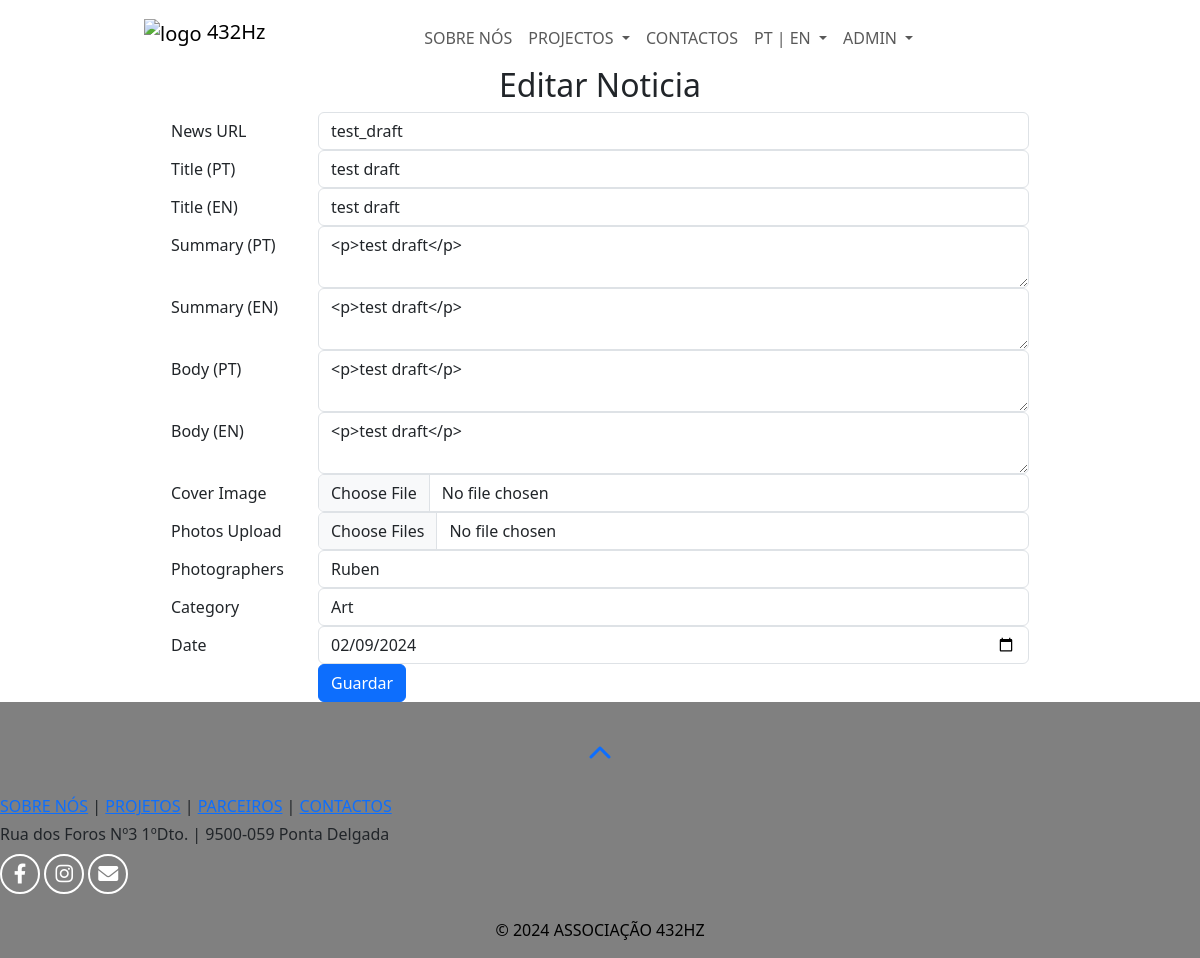
The page /edit_news/1 (signed in) on the database its author committed.
### web432/models.py (models this page shows)
class News(db.Model):
    id = db.Column(db.Integer, primary_key=True)
    news_url = db.Column(db.String(255), unique=True, nullable=False)
    status = db.Column(db.String(20), default='draft')
    title_en = db.Column(db.String(255), unique=True, nullable=False)
    title_pt = db.Column(db.String(255), unique=True, nullable=False)
    summary_en = db.Column(db.Text, nullable=False)
    summary_pt = db.Column(db.Text, nullable=False)
    body_en = db.Column(db.Text, nullable=False)
    body_pt = db.Column(db.Text, nullable=False)
    author = db.Column(db.String(80), nullable=False)
    cover = db.Column(db.String(200), nullable=True)
    photos = db.Column(db.String(2000), nullable=True)
    photographers = db.Column(db.String(255), nullable=True)
    category = db.Column(db.String(50), nullable=False)
    date = db.Column(db.DateTime, nullable=False)
    date_created = db.Column(db.DateTime, default=datetime.utcnow, nullable=False)

### web432/views.py (the view, shortened to what this page needs)
    @app.route("/edit_news/<int:news_id>", methods=["GET", "POST"])
    @login_required
    def edit_news(news_id):
        news_post = News.query.get(news_id)
        if news_post:
            form = NewsForm(obj=news_post)
            form.date.data = datetime.utcnow().date()
            return render_template('edit_news.html', form=form, news_post=news_post)
        else:
            flash("News post not found", "error")
            return redirect(url_for("news_dashboard"))

### web432/forms.py
class NewsForm(FlaskForm):
    news_url = StringField('News URL', validators=[DataRequired()])
    title_pt = StringField('Title (PT)', validators=[DataRequired()])
    title_en = StringField('Title (EN)', validators=[DataRequired()])
    summary_pt = CKEditorField('Summary (PT)', validators=[DataRequired()])
    summary_en = CKEditorField('Summary (EN)', validators=[DataRequired()])
    body_pt = CKEditorField('Body (PT)', validators=[DataRequired()])
    body_en = CKEditorField('Body (EN)', validators=[DataRequired()])
    cover_image = FileField('Cover Image', validators=[DataRequired()])
    photos = MultipleFileField('Photos Upload', validators=[DataRequired()])
    photographers = StringField('Photographers', validators=[DataRequired()])
    category = SelectField('Category', choices=[('art', 'Art'), ('science', 'Science'), ('community', 'Community')], validators=[DataRequired()])
    date = StringField('Date', validators=[DataRequired()])
    submit = SubmitField('Create News Post')

### web432/templates/edit_news.html (shortened to what this page needs)
{% extends "layout.html" %}
{% block pagecss %}
    <link rel="stylesheet" href="{{ url_for('static', filename='stylesheets/dashboard.css') }}">
{% endblock %}
{% block main %}
    <div class="container" style="width: 75%;">
        <h2 class="text-center">Editar Noticia</h2>
        <form method="POST" action="{{ url_for('edit_news', news_id=news_post.id) }}" enctype="multipart/form-data">
            <div class="form-group row">
                <label class="col-sm-2 col-form-label">{{ form.news_url.label }}</label>
                <div class="col-sm-10">
                    {{ form.news_url(class="form-control", value=news_post.news_url) }}
                </div>
            </div>
            <div class="form-group row">
                <label class="col-sm-2 col-form-label">{{ form.title_pt.label }}</label>
                <div class="col-sm-10">
                    {{ form.title_pt(class="form-control", value=news_post.title_pt) }}
                </div>
            </div>
            <div class="form-group row">
                <label class="col-sm-2 col-form-label">{{ form.title_en.label }}</label>
                <div class="col-sm-10">
                    {{ form.title_en(class="form-control", value=news_post.title_en) }}
                </div>
            </div>
            <div class="form-group row">
                <label class="col-sm-2 col-form-label">{{ form.summary_pt.label }}</label>
                <div class="col-sm-10">
                    {{ form.summary_pt(class="form-control", value=news_post.summary_pt) }}
                </div>
            </div>
            <div class="form-group row">
                <label class="col-sm-2 col-form-label">{{ form.summary_en.label }}</label>
                <div class="col-sm-10">
                    {{ form.summary_en(class="form-control", value=news_post.summary_en) }}
                </div>
            </div>
            <div class="form-group row">
                <label class="col-sm-2 col-form-label">{{ form.body_pt.label }}</label>
                <div class="col-sm-10">
                    {{ form.body_pt(class="form-control", value=news_post.body_pt) }}
                </div>
            </div>
            <div class="form-group row">
                <label class="col-sm-2 col-form-label">{{ form.body_en.label }}</label>
                <div class="col-sm-10">
                    {{ form.body_en(class="form-control", value=news_post.body_en) }}
                </div>
            </div>
            <div class="form-group row">
                <label class="col-sm-2 col-form-label">{{ form.cover_image.label }}</label>
                <div class="col-sm-10">
                    <input type="file" class="form-control" id="cover_image" name="cover_image">
                </div>
            </div>
            <div class="form-group row">
                <label class="col-sm-2 col-form-label">{{ form.photos.label }}</label>
                <div class="col-sm-10">
                    <input type="file" class="form-control" id="photos" name="photos" multiple="multiple">
                </div>
            </div>
            <div class="form-group row">
                <label class="col-sm-2 col-form-label">{{ form.photographers.label }}</label>
                <div class="col-sm-10">
                    <input type="text" class="form-control" id="photographers" name="photographers" placeholder="Ex: André Mendes, Sara Lopes" value="{{ news_post.photographers }}">
                </div>
            </div>
            <div class="form-group row">
				<label class="col-sm-2 col-form-label">{{ form.category.label }}</label>
				<div class="col-sm-10">
					{{ form.category(class="form-control", value=news_post.category) }}
				</div>
			</div>
            <div class="form-group row">
				<label class="col-sm-2 col-form-label">{{ form.date.label }}</label>
				<div class="col-sm-10">
					{{ form.date(type="date", value=form.date.data, class="form-control") }}
				</div>
			</div>
            <div class="form-group row">
                <div class="col-sm-10 offset-sm-2">
                    <button type="submit" class="btn btn-primary">Guardar</button>
                </div>
            </div>
        </form>
    </div>
{% endblock %}

### web432/templates/layout.html (shortened to what this page needs)
<!DOCTYPE html>
<html lang="pt">
	<head>
		<link href="https://cdn.jsdelivr.net/npm/bootstrap@5.3.2/dist/css/bootstrap.min.css" rel="stylesheet">
    	<link href="https://getbootstrap.com/docs/5.3/assets/css/docs.css" rel="stylesheet">
		<link rel="stylesheet" href="https://cdnjs.cloudflare.com/ajax/libs/font-awesome/6.0.0/css/all.min.css"/>
		<link rel="stylesheet" href="/static/stylesheets/global.css">
		{% block pagecss %}{% endblock %}
	</head>
	<body>
		<header>
			{% include 'navbar.html' %}
		</header>
		<main class="container-fluid">
			{% block main %}{% endblock %}
		</main>
		<footer>
			<section>
				<div class="position-relative text-center pb-1" style="top: 2rem; z-index: 1001;">
					<a href="#" id="go-to-top" data-toggle="tooltip" data-placement="bottom" title="Voltar para o topo">
						<span class="bg-cinzento4 rounded-circle d-inline-block" style="font-size: 1.5rem; line-height: 2.5rem; width: 3rem; height: 3rem;">
							<i class="fas fa-chevron-up"></i>
						</span>
					</a>
				</div>
				<div class="col-md-8 mb-2 text-md-right">
					<p></br></p>
					<p class="text-uppercase font-weight-bold mb-1">
						<a href="/">Sobre Nós</a> | <a href="/">Projetos</a> | <a href="/partners">Parceiros</a> | <a href="/contacts">Contactos</a>
					</p>
					<p class="mb-2">Rua dos Foros Nº3 1ºDto. | 9500-059 Ponta Delgada</p>
				</div>
				<div class="col-md-8 mb-2 text-md-right">
					<a class="social-media transition" title="Facebook" href="{{ url_for('facebook') }}" target="_blank" rel="nofollow noopener"><i class="fab fa-facebook-f fa-fw social-icon social-icon-small"></i></a>
					<a class="social-media transition ml-1" title="Instagram" href="{{ url_for('instagram') }}" target="_blank" rel="nofollow noopener"><i class="fab fa-instagram fa-fw social-icon social-icon-small"></i></a>
					<a class="social-media transition ml-1" title="Email" href="{{ url_for('email') }}"><i class="fas fa-envelope fa-fw social-icon social-icon-small"></i></a>
				</div>
			</section>
			<section class="container-fluid bg-cinzento4 pt-3 text-center">
				<div class="row justify-content-center align-items-end margin-left-1 text-black">
						<div class="col-md-4 text-lg-left text-uppercase font-weight-light">
								<p class="copyright" title="Design:&#010;Mónica Reis&#010;&#010;Web Dev:&#010;Rúben Garcia">&copy; 2024 Associação 432Hz</p>
						</div>
				</div>
		</section>
		</footer>
	</body>
</html>

### web432/templates/navbar.html (shortened to what this page needs)
<nav class="navbar navbar-expand-md bg-body-tertiary">
  <div class="container-fluid">
    <a class="navbar-brand" href="{{ url_for('index') }}" title="Página inicial">
      <img src="{{ url_for('static', filename='images/logo.png') }}" width="72" height="72" alt="logo" class="logo">
      <span class="text-432hz">432Hz</span>
    </a>
    <div class="collapse navbar-collapse" id="navbarSupportedContent">
      <ul class="navbar-nav ms-auto mb-2 mb-lg-0">
        <li class="nav-item">
          <a class="nav-link" href="{{ url_for('about') }}">SOBRE NÓS</a>
        </li>
        <li class="nav-item dropdown">
          <a class="nav-link dropdown-toggle" href="#" id="navbarDropdownProjects">
            PROJECTOS
          </a>
        </li>
        <li class="nav-item">
          <a class="nav-link" href="{{ url_for('contacts') }}">CONTACTOS</a>
        </li>
        <li class="nav-item dropdown">
          <a class="nav-link dropdown-toggle" href="#" id="navbarDropdownLanguage">
            PT | EN
          </a>
        </li>
        {% if current_user.is_authenticated %}
          <li class="nav-item dropdown">
            <a class="nav-link dropdown-toggle" href="#" id="navbarDropdownAdmin">
              ADMIN
            </a>
          </li>
        {% endif %}
      </ul>
    </div>
  </div>
</nav>

### web432/static/stylesheets/global.css (style rules this page uses)
* { padding: 0; margin: 0; box-sizing: border-box; }
header { padding: 0 15px; background-color: rgb(255, 255, 255); }
.navbar { margin: 0 10%; background: transparent !important; }
.navbar-collapse { justify-content: end; }
.navbar-nav { text-align: right; margin: 10px auto; }
footer { background-color: grey; }
.social-icon-small { color: white; margin-top: 0; font-size: 20px; border: 2px solid #fff; border-radius: 50%; width: 40px; height: 40px; line-height: 36px; }

### rows shown on the page
News: news_url "test_draft", title_pt "test draft", title_en "test draft", summary_pt "<p>test draft</p>", summary_en "<p>test draft</p>", body_pt "<p>test draft</p>", body_en "<p>test draft</p>", photographers "Ruben", category "Art", date "02/09/2024"
